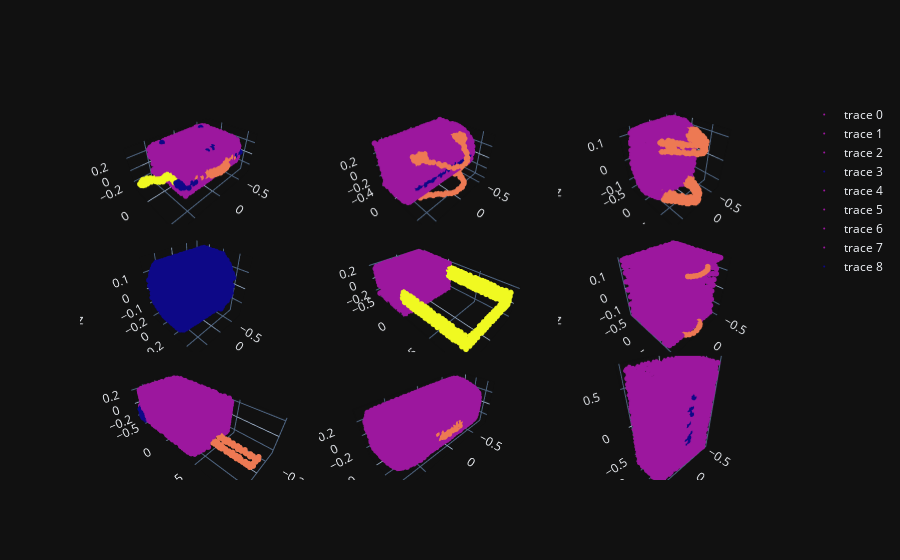

Notebook source saved alongside this figure:
### Code cell
figure.show()

### Figure 1 — Plotly figure (JSON) as saved in the notebook; plotly's stock layout.template omitted (floating-point values rounded to 4 significant figures; data arrays with more than 128 entries replaced by an {"elided": "..."} marker saying what was removed)
{"data": [{"marker": {"cmax": 3, "cmin": 0, "color": {"elided": "2048 int values"}, "size": 2}, "mode": "markers", "scene": "scene", "type": "scatter3d", "x": {"elided": "2048 float values"}, "y": {"elided": "2048 float values"}, "z": {"elided": "2048 float values"}}, {"marker": {"cmax": 3, "cmin": 0, "color": {"elided": "2048 int values"}, "size": 2}, "mode": "markers", "scene": "scene2", "type": "scatter3d", "x": {"elided": "2048 float values"}, "y": {"elided": "2048 float values"}, "z": {"elided": "2048 float values"}}, {"marker": {"cmax": 3, "cmin": 0, "color": {"elided": "2048 int values"}, "size": 2}, "mode": "markers", "scene": "scene3", "type": "scatter3d", "x": {"elided": "2048 float values"}, "y": {"elided": "2048 float values"}, "z": {"elided": "2048 float values"}}, {"marker": {"cmax": 3, "cmin": 0, "color": {"elided": "2048 int values"}, "size": 2}, "mode": "markers", "scene": "scene4", "type": "scatter3d", "x": {"elided": "2048 float values"}, "y": {"elided": "2048 float values"}, "z": {"elided": "2048 float values"}}, {"marker": {"cmax": 3, "cmin": 0, "color": {"elided": "2048 int values"}, "size": 2}, "mode": "markers", "scene": "scene5", "type": "scatter3d", "x": {"elided": "2048 float values"}, "y": {"elided": "2048 float values"}, "z": {"elided": "2048 float values"}}, {"marker": {"cmax": 3, "cmin": 0, "color": {"elided": "2048 int values"}, "size": 2}, "mode": "markers", "scene": "scene6", "type": "scatter3d", "x": {"elided": "2048 float values"}, "y": {"elided": "2048 float values"}, "z": {"elided": "2048 float values"}}, {"marker": {"cmax": 3, "cmin": 0, "color": {"elided": "2048 int values"}, "size": 2}, "mode": "markers", "scene": "scene7", "type": "scatter3d", "x": {"elided": "2048 float values"}, "y": {"elided": "2048 float values"}, "z": {"elided": "2048 float values"}}, {"marker": {"cmax": 3, "cmin": 0, "color": {"elided": "2048 int values"}, "size": 2}, "mode": "markers", "scene": "scene8", "type": "scatter3d", "x": {"elided": "2048 float values"}, "y": {"elided": "2048 float values"}, "z": {"elided": "2048 float values"}}, {"marker": {"cmax": 3, "cmin": 0, "color": {"elided": "2048 int values"}, "size": 2}, "mode": "markers", "scene": "scene9", "type": "scatter3d", "x": {"elided": "2048 float values"}, "y": {"elided": "2048 float values"}, "z": {"elided": "2048 float values"}}], "layout": {"scene": {"domain": {"x": [0, 0.3267], "y": [0.6733, 1]}}, "scene2": {"domain": {"x": [0.3367, 0.6633], "y": [0.6733, 1]}}, "scene3": {"domain": {"x": [0.6733, 1], "y": [0.6733, 1]}}, "scene4": {"domain": {"x": [0, 0.3267], "y": [0.3367, 0.6633]}}, "scene5": {"domain": {"x": [0.3367, 0.6633], "y": [0.3367, 0.6633]}}, "scene6": {"domain": {"x": [0.6733, 1], "y": [0.3367, 0.6633]}}, "scene7": {"domain": {"x": [0, 0.3267], "y": [0, 0.3267]}}, "scene8": {"domain": {"x": [0.3367, 0.6633], "y": [0, 0.3267]}}, "scene9": {"domain": {"x": [0.6733, 1], "y": [0, 0.3267]}}}}
